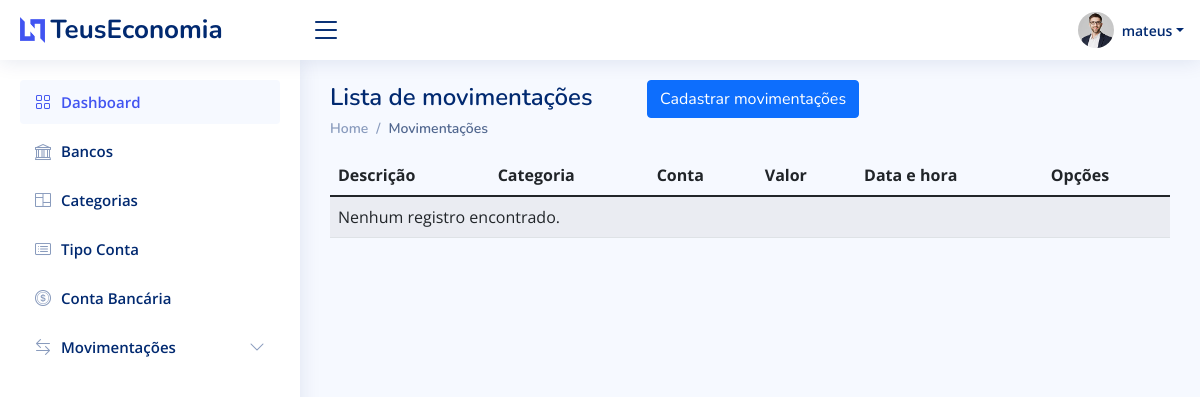
The page /listar/movimentacao-entrada/ (signed in) on the database as committed earlier.
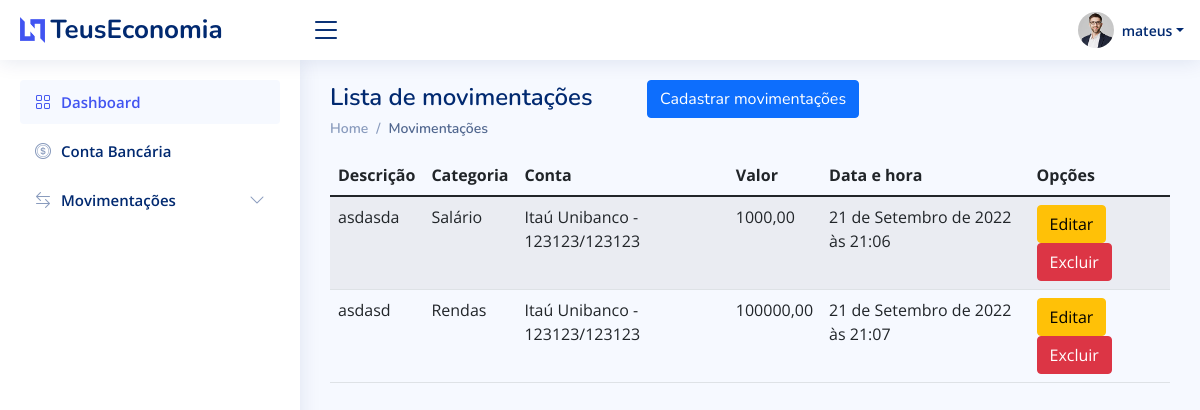
The same page on the database as committed later.
### Paginas/models.py (models this page shows, shortened)
class MovimentacaoEntrada(models.Model):
	descricao = models.CharField(max_length=100, verbose_name="Descrição")
	categoria = models.ForeignKey(Categoria, on_delete=models.PROTECT)
	valor = models.DecimalField(decimal_places= 2, max_digits=50)
	cadastrado_em = models.DateTimeField(auto_now_add=True)
	atualizado_em = models.DateTimeField(auto_now=True)
	conta_bancaria = models.ForeignKey(ContaBancaria, verbose_name="Conta Bancária", on_delete=models.PROTECT)

class Categoria(models.Model):
	nome = models.CharField(max_length=50)
	descricao = models.CharField(max_length=100, verbose_name="Descrição")
	tipo_movimetacao = models.CharField(max_length=2, choices=TIPO_MOVIMENTACOES, default="S")
	def __str__(self) -> str:
		return '{}'.format(self.nome)

class ContaBancaria(models.Model):
	banco = models.ForeignKey(Banco, on_delete=models.PROTECT)
	tipo_conta = models.ForeignKey(TipoConta, on_delete=models.PROTECT)
	agencia = models.CharField(verbose_name='Agência', max_length=50)
	conta = models.CharField(max_length=10)
	valor_total = models.DecimalField(max_digits=99999999999, decimal_places=2)
	conjunta = models.BooleanField()
	usuario = models.ForeignKey(User, on_delete=models.PROTECT)
	def __str__(self) -> str:
		return '{} - {}/{}'.format(self.banco.nome, self.agencia, self.conta)

class Banco(models.Model):
	nome = models.CharField(max_length=100)
	codigo = models.DecimalField(max_digits=9999, decimal_places=0)

### Paginas/views.py (the view)
# urls.py: path('listar/movimentacao-entrada/', MovimentacaoEntradaList.as_view(), name='listar-movimentacao-entrada'),
class MovimentacaoEntradaList(LoginRequiredMixin, ListView):
	model = MovimentacaoEntrada
	template_name = 'paginas/listas/movimentacao-entrada.html'
	def get_queryset(self):
		self.object_list = MovimentacaoEntrada.objects.filter(
			conta_bancaria__usuario = self.request.user).select_related('categoria', 'conta_bancaria', 'conta_bancaria__banco')
		return self.object_list

### Paginas/templatetags/meus_filtros.py (called while the page is built)
@register.filter(name="esta_no_grupo")
def esta_no_grupo(usuario, nome_grupo):
	if usuario.groups.filter(name=nome_grupo):
		return True
	else:
		return False

### Paginas/templates/paginas/listas/movimentacao-entrada.html
{% extends 'paginas/modelo.html' %} {% load static %} {% block pagetitle %}
<h1>Lista de movimentações
	<a href="{% url 'cadastrar-movimentacao-entrada' %}" class="btn btn-primary float-right ms-5">
		Cadastrar movimentações
	</a>
</h1>
{% endblock %} {% block breadcrumb %}
<nav>
	<ol class="breadcrumb">
		<li class="breadcrumb-item"><a href="{% url 'index' %}">Home</a></li>
		<li class="breadcrumb-item active">Movimentações</li>
	</ol>
</nav>
{% endblock %} {% block main %}
<table class="table table-striped">
	<thead>
		<tr>
			<th>Descrição</th>
			<th>Categoria</th>
			<th>Conta</th>
			<th>Valor</th>
			<th>Data e hora</th>
			<th>Opções</th>
		</tr>
	</thead>
	<tbody>
		{% for obj in object_list %}
		<tr>
			<td>{{ obj.descricao }}</td>
			<td>{{ obj.categoria }}</td>
			<td>{{ obj.conta_bancaria }}</td>
			<td>{{ obj.valor }}</td>
			<td>{{ obj.cadastrado_em }}</td>
			<td>
				<a href="{% url 'editar-movimentacao-entrada' obj.pk %}" class="btn btn-warning">Editar</a>
				<a href="{% url 'excluir-movimentacao-entrada' obj.pk %}" class="btn btn-danger">Excluir</a>
			</td>
		</tr>
		{% empty %}
		<tr>
			<td colspan="100%">Nenhum registro encontrado.</td>
		</tr>
		{% endfor %}
	</tbody>
</table>
{% endblock %}

### Paginas/templates/paginas/modelo.html (shortened to what the changed rows need)
{% load static %} {% load meus_filtros %}
<!DOCTYPE html>
<html lang="pt-br">
<head>
    <link href="{% static 'assets/vendor/bootstrap/css/bootstrap.min.css' %}" rel="stylesheet">
    <link href="{% static 'assets/vendor/bootstrap-icons/bootstrap-icons.css' %}" rel="stylesheet">
    <link href="{% static 'assets/vendor/boxicons/css/boxicons.min.css' %}" rel="stylesheet">
    <link href="{% static 'assets/vendor/quill/quill.snow.css' %}" rel="stylesheet">
    <link href="{% static 'assets/vendor/quill/quill.bubble.css' %}" rel="stylesheet">
    <link href="{% static 'assets/vendor/remixicon/remixicon.css' %}" rel="stylesheet">
    <link href="{% static 'assets/vendor/simple-datatables/style.css' %}" rel="stylesheet">
    <link href="{% static 'assets/css/style.css' %}" rel="stylesheet">
    <link href="{% static 'assets/css/datatables.min.css' %}" rel="stylesheetdatatable">
</head>
<body>
    {% block sidebar %}
    <aside id="sidebar" class="sidebar">
        <ul class="sidebar-nav" id="sidebar-nav">
            {% if request.user.is_authenticated %} {% if request.user|esta_no_grupo:'Administrador' %}
            <li class="nav-item">
                <a class="nav-link collapsed" href="{% url 'listar-banco' %}">
                    <i class="bi bi-bank"></i>
                    <span>Bancos</span>
                </a>
            </li>
            <li class="nav-item">
                <a class="nav-link collapsed" href="{% url 'listar-categoria' %}">
                    <i class="bi bi-columns"></i>
                    <span>Categorias</span>
                </a>
            </li>
            <li class="nav-item">
                <a class="nav-link collapsed" href="{% url 'listar-tipo-conta' %}">
                    <i class="bi bi-card-list"></i>
                    <span>Tipo Conta</span>
                </a>
            </li>
            {% endif %}
            {% endif %}
        </ul>
    </aside>
    {% endblock %}
    <main id="main" class="main">
        <div class="pagetitle">
            {% block pagetitle %}{% endblock %}
        </div>
        {% block main %} {% endblock %}
    </main>
</body>
</html>

Rows that differ between the two databases and show on the page:
added MovimentacaoEntrada: descricao "asdasda", categoria "Salário", conta_bancaria "Itaú Unibanco - 123123/123123", valor "1000,00", cadastrado_em "21 de Setembro de 2022 às 21:06"
added MovimentacaoEntrada: descricao "asdasd", categoria "Rendas", conta_bancaria "Itaú Unibanco - 123123/123123", valor "100000,00", cadastrado_em "21 de Setembro de 2022 às 21:07"
Other text that changed with them:
text no longer shown: "Bancos Categorias Tipo Conta Nenhum registro encontrado."
